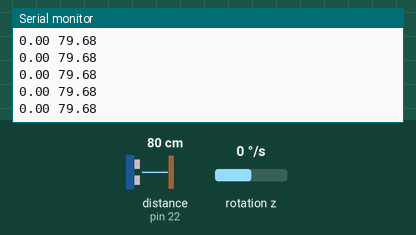
A sketch run on a simulated Arduino Mega 2560, built with avr-gcc and run on an emulated ATmega2560. On the bench: the last lines printed to the serial monitor. Wiring (inferred from the names in the program): ultrasonic range finder: trigger pin 23; echo pin 22. Inputs (shaded band) come from the test bench; at power-on: distance to the obstacle (sensor on pin 22) 80 cm, rotation z 0 °/s. The echo pulse lasts 58.3 µs per cm.

Above: at 2.3 s.
2.4 s: distance to the obstacle (sensor on pin 22) set to 2 cm
At 2.49 s:
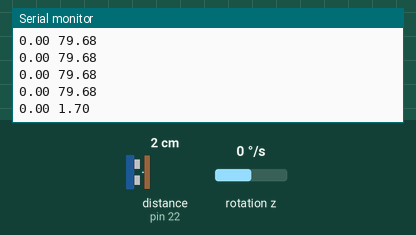
3.9 s: rotation z set to -192 °/s
At 3.91 s:
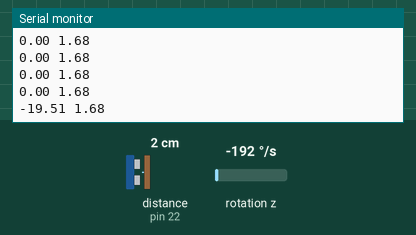
5.4 s: distance to the obstacle (sensor on pin 22) set to 9 cm
At 5.44 s:
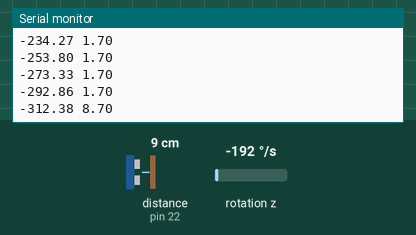
8.4 s: rotation z set to -100 °/s
At 8.4 s:
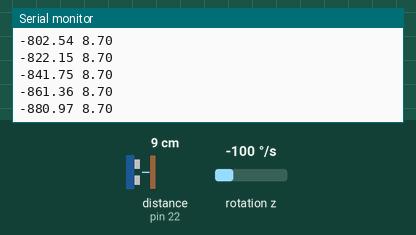
Timing chart, 0 to 10.9 s (numbered marks = the images above; inputs shaded):
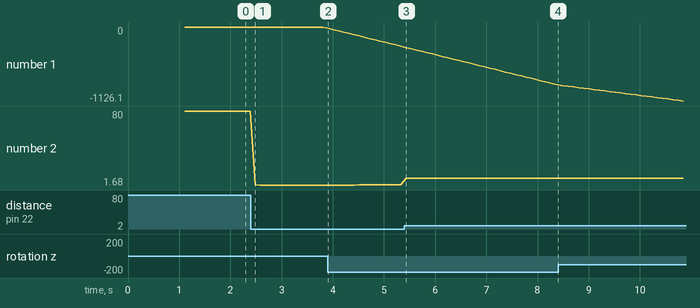

The sketch:

GyroAndDistance.ino
```cpp
#include <Wire.h>
#include "MPU6050.h"

MPU6050 mpu;

// Variables for angle calculation
float gyroX, gyroY, gyroZ;
float angleZ = 0.0; // Angle around the Z-axis
unsigned long lastTime = 0;

// Bias variables
float gyroZBias = 0.0;


const int trigPin1 = 23;
const int echoPin1 = 22;
const int powerPin1 = 7;
//const int trigPin2 = 11;
//const int echoPin2 = 12;

float duration, distance; //duration2, distance2;

void setup() {
  distanceSetup();
  Serial.begin(9600);
  Wire.begin();

  // Initialize MPU6050
  mpu.initialize();
  if (!mpu.testConnection()) {
    Serial.println("MPU6050 connection failed");
    while (1);
  }

  //Serial.println("MPU6050 connected");

  // Calibrate the gyroscope
  calibrateGyroscope();

  lastTime = micros(); // Initialize the timer
}

void loop() {
  calcRotation();
  calcDistance(trigPin1, echoPin1);
  Serial.print(angleZ);
  Serial.print(" ");
  Serial.println(distance);
  delay(100); // Short delay for stability
}

void distanceSetup(){
  pinMode(trigPin1, OUTPUT);
  pinMode(echoPin1, INPUT);
  pinMode(powerPin1, OUTPUT);
  digitalWrite(powerPin1, HIGH);
  //pinMode(trigPin2, OUTPUT);
  //pinMode(echoPin2, INPUT);
}

void calcDistance(int trigPin, int echoPin) {
  digitalWrite(trigPin, LOW);
  delayMicroseconds(2);
  digitalWrite(trigPin, HIGH);
  delayMicroseconds(10);
  digitalWrite(trigPin, LOW);

  duration = pulseIn(echoPin, HIGH);

  distance = (duration*.0343)/2;
  //return distance;
}


// Function to calibrate the gyroscope
void calibrateGyroscope() {
  //Serial.println("Calibrating gyroscope...");
  int numSamples = 500;
  float sumZ = 0;

  for (int i = 0; i < numSamples; i++) {
    sumZ += mpu.getRotationZ() / 131.0; // Read Z-axis rotation
    delay(2); // Small delay between samples
  }

  gyroZBias = sumZ / numSamples; // Calculate the average bias
  //Serial.print("Gyroscope Z bias: ");
  //Serial.println(gyroZBias);
}

void calcRotation(){
  // Get current time
  unsigned long currentTime = micros();
  float dt = (currentTime - lastTime) / 1000000.0; // Time delta in seconds
  lastTime = currentTime;

  // Read gyroscope data (angular velocity in °/s)
  gyroZ = (mpu.getRotationZ() / 131.0) - gyroZBias; // Subtract bias

  // Integrate angular velocity to calculate angle
  angleZ += gyroZ * dt;

  // Output the angle
  //return angleZ;
}
```

Measured:
- after the input at 2.4 s, the serial monitor: prints a new line after 0.09 s (image 1)
- after the input at 3.9 s, the serial monitor: prints a new line at once (image 2)
- after the input at 5.4 s, the serial monitor: prints a new line at once (image 3)
- plotted number 1: 0 → -292.86 after the input at 3.9 s, -292.86 → -880.97 after the input at 5.4 s, -880.97 → -1126.1 after the input at 8.4 s
- plotted number 2: 79.68 → 1.68 after the input at 2.4 s, 1.7 → 8.7 after the input at 5.4 s
